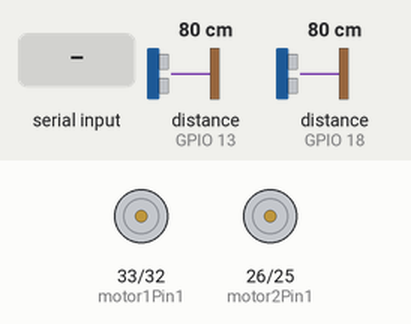
This sketch was run on a simulated ESP32. On the bench: motor-driver pin pairs drawn as motors (green arrow = first pin HIGH = forward, orange = second pin HIGH = backward, longer = more drive, scaled by the enable pin). Wiring (inferred from the names in the program): 2 × ultrasonic range finder: trigger GPIO 12, echo GPIO 13 / trigger GPIO 19, echo GPIO 18. The inputs (shaded band) are chosen by the test bench; at power-on: distance to the obstacle (sensors on GPIO 13, GPIO 18) 80 cm. The echo pulse lasts 58.3 µs per cm; what the sketch prints to the serial monitor is not drawn.

Above: at 1.2 s.
1.3 s: "F" received over Serial
At 1.8 s:
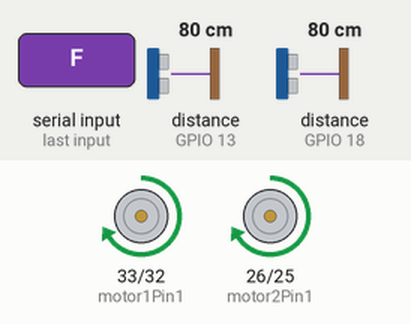
2.8 s: "B" received over Serial
At 3.5 s:
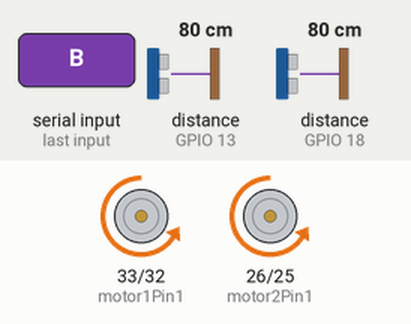
4.3 s: "L" received over Serial
At 4.7 s:
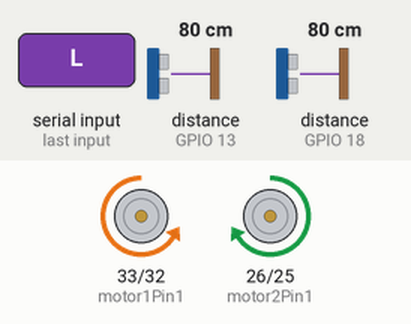
5.8 s: "R" received over Serial
At 6.4 s:
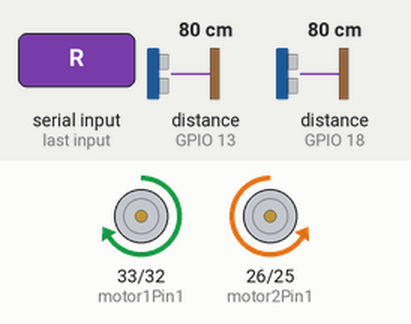
Timing chart, 0 to 8.3 s (numbered marks = the images above; inputs shaded):
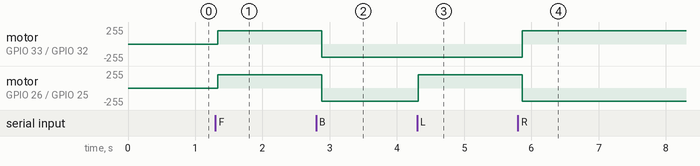

The sketch:

piduino02.ino
```cpp
// ESP32 Pin Locations - Motors 1 and 2
int motor1Pin1 = 33;
int motor1Pin2 = 32;
int enable1Pin = 4;
int motor2Pin1 = 26;
int motor2Pin2 = 25;
int enable2Pin = 5;

// ESP32 Pin Locations - Ultrasonic Sensors
const int trigPinA = 12;
const int echoPinA = 13;
const int trigPinB = 19;
const int echoPinB = 18;

// PWM properties
const int freq = 30000;
const int pwmChannel = 0;
const int resolution = 8;
int speed = 200;

void setup() {
    Serial.begin(115200);

    // Set motor pins as outputs
    pinMode(motor1Pin1, OUTPUT);
    pinMode(motor1Pin2, OUTPUT);
    pinMode(enable1Pin, OUTPUT);
    pinMode(motor2Pin1, OUTPUT);
    pinMode(motor2Pin2, OUTPUT);
    pinMode(enable2Pin, OUTPUT);

    // Set ultrasonic sensor pins
    pinMode(trigPinA, OUTPUT);
    pinMode(echoPinA, INPUT);
    pinMode(trigPinB, OUTPUT);
    pinMode(echoPinB, INPUT);

    // Attach PWM channels using your original syntax
    ledcAttachChannel(enable1Pin, freq, resolution, pwmChannel);
    ledcAttachChannel(enable2Pin, freq, resolution, pwmChannel);
}

// Function to measure distance from Sensor A
float getDistanceA() {
    digitalWrite(trigPinA, LOW);
    delayMicroseconds(2);
    digitalWrite(trigPinA, HIGH);
    delayMicroseconds(10);
    digitalWrite(trigPinA, LOW);

    long duration = pulseIn(echoPinA, HIGH);
    return (duration * 0.034) / 2; // Convert to cm
}

// Function to measure distance from Sensor B
float getDistanceB() {
    digitalWrite(trigPinB, LOW);
    delayMicroseconds(2);
    digitalWrite(trigPinB, HIGH);
    delayMicroseconds(10);
    digitalWrite(trigPinB, LOW);

    long duration = pulseIn(echoPinB, HIGH);
    return (duration * 0.034) / 2; // Convert to cm
}

// Function to stop motors
void StopMotors() {
    digitalWrite(motor1Pin1, LOW);
    digitalWrite(motor1Pin2, LOW);
    digitalWrite(motor2Pin1, LOW);
    digitalWrite(motor2Pin2, LOW);
    ledcWrite(enable1Pin, 0);
    ledcWrite(enable2Pin, 0);
}

// Function to move forward
void ForwardMotors() {
    digitalWrite(motor1Pin1, HIGH);
    digitalWrite(motor1Pin2, LOW);
    digitalWrite(motor2Pin1, HIGH);
    digitalWrite(motor2Pin2, LOW);
    ledcWrite(enable1Pin, speed);
    ledcWrite(enable2Pin, speed);
}

// Function to move backward
void ReverseMotors() {
    digitalWrite(motor1Pin1, LOW);
    digitalWrite(motor1Pin2, HIGH);
    digitalWrite(motor2Pin1, LOW);
    digitalWrite(motor2Pin2, HIGH);
    ledcWrite(enable1Pin, speed);
    ledcWrite(enable2Pin, speed);
}

// Function to turn left
void TurnLeft() {
    digitalWrite(motor1Pin1, LOW);
    digitalWrite(motor1Pin2, HIGH);
    digitalWrite(motor2Pin1, HIGH);
    digitalWrite(motor2Pin2, LOW);
    ledcWrite(enable1Pin, speed);
    ledcWrite(enable2Pin, speed);
}

// Function to turn right
void TurnRight() {
    digitalWrite(motor1Pin1, HIGH);
    digitalWrite(motor1Pin2, LOW);
    digitalWrite(motor2Pin1, LOW);
    digitalWrite(motor2Pin2, HIGH);
    ledcWrite(enable1Pin, speed);
    ledcWrite(enable2Pin, speed);
}

void loop() {
    // Read ultrasonic sensor values
    float distanceA = getDistanceA();
    float distanceB = getDistanceB();

    // Send sensor data to Raspberry Pi over serial
    Serial.print("DIST ");
    Serial.print(distanceA);
    Serial.print(" ");
    Serial.println(distanceB);

    // Check if a command was received over serial
    if (Serial.available() > 0) {
        char command = Serial.read();
        switch (command) {
            case 'F': ForwardMotors(); break;
            case 'B': ReverseMotors(); break;
            case 'L': TurnLeft(); break;
            case 'R': TurnRight(); break;
            default: StopMotors(); break;
        }
    }

    delay(100); // Short delay to prevent overloading serial communication
}
```

Measured:
- after the input at 1.3 s, motor on GPIO 33 (motor1Pin1) / GPIO 32 (motor1Pin2), motor on GPIO 26 (motor2Pin1) / GPIO 25 (motor2Pin2): stopped → forward 199/255 at once
- after the input at 2.8 s, motor on GPIO 33 (motor1Pin1) / GPIO 32 (motor1Pin2), motor on GPIO 26 (motor2Pin1) / GPIO 25 (motor2Pin2): forward 199/255 → backward 199/255 after 0.08 s
- after the input at 4.3 s, motor on GPIO 26 (motor2Pin1) / GPIO 25 (motor2Pin2): backward 199/255 → forward 199/255 at once
- after the input at 5.8 s, motor on GPIO 33 (motor1Pin1) / GPIO 32 (motor1Pin2): backward 199/255 → forward 199/255 after 0.07 s; motor on GPIO 26 (motor2Pin1) / GPIO 25 (motor2Pin2): forward 199/255 → backward 199/255 after 0.07 s
